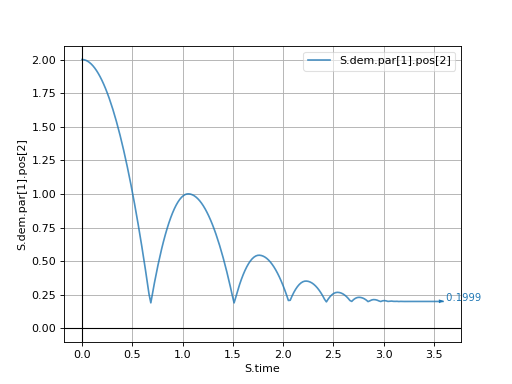

Write Python code to recreate this figure.
from past.builtins import execfile
execfile('basic-1.py')                                  # re-use the simple setup for brevity
S.plot.plots={'S.time': ('S.dem.par[1].pos[2]',)}       # define what to plot
S.engines=S.engines+[PyRunner(10,'S.plot.autoData()')]  # add the engine
S.throttle=0                                            # run at full speed now
S.run(2000,True)                                        # run 2000 steps
S.plot.plot()                                           # show the plot
